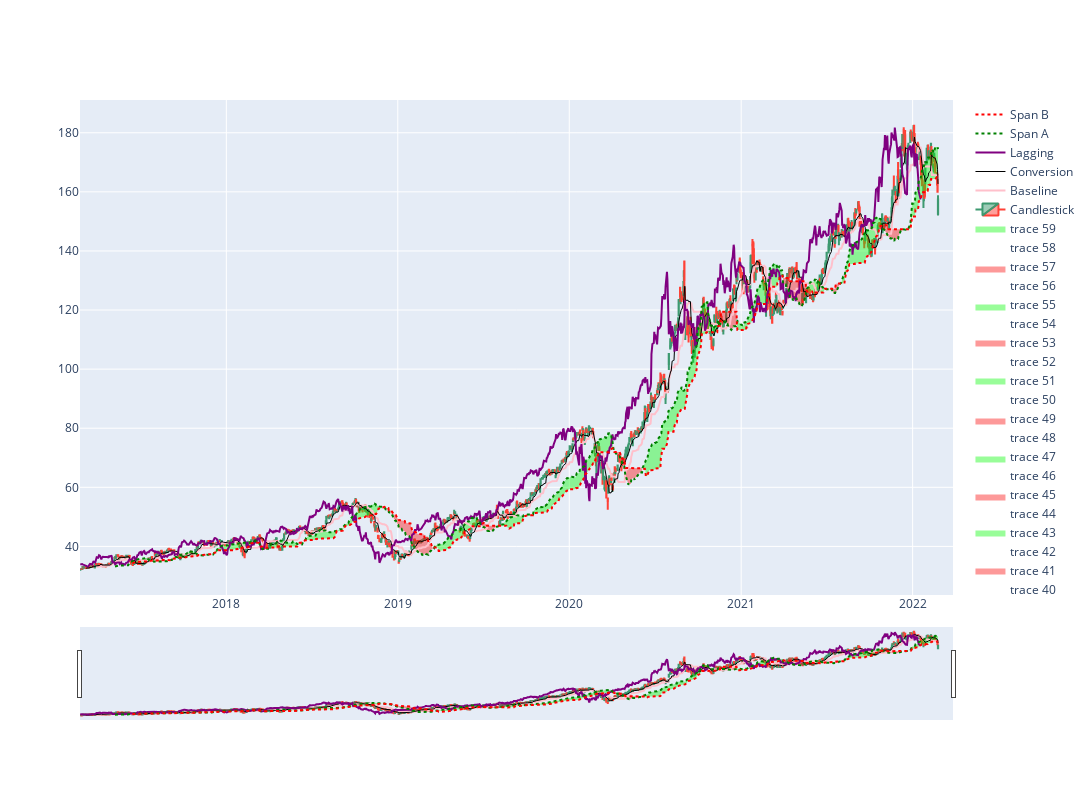

Write notebook code for a chart like this one.
### Code cell
plot = fm.take_ticker_and_make_ichimoku_plot('AAPL')
